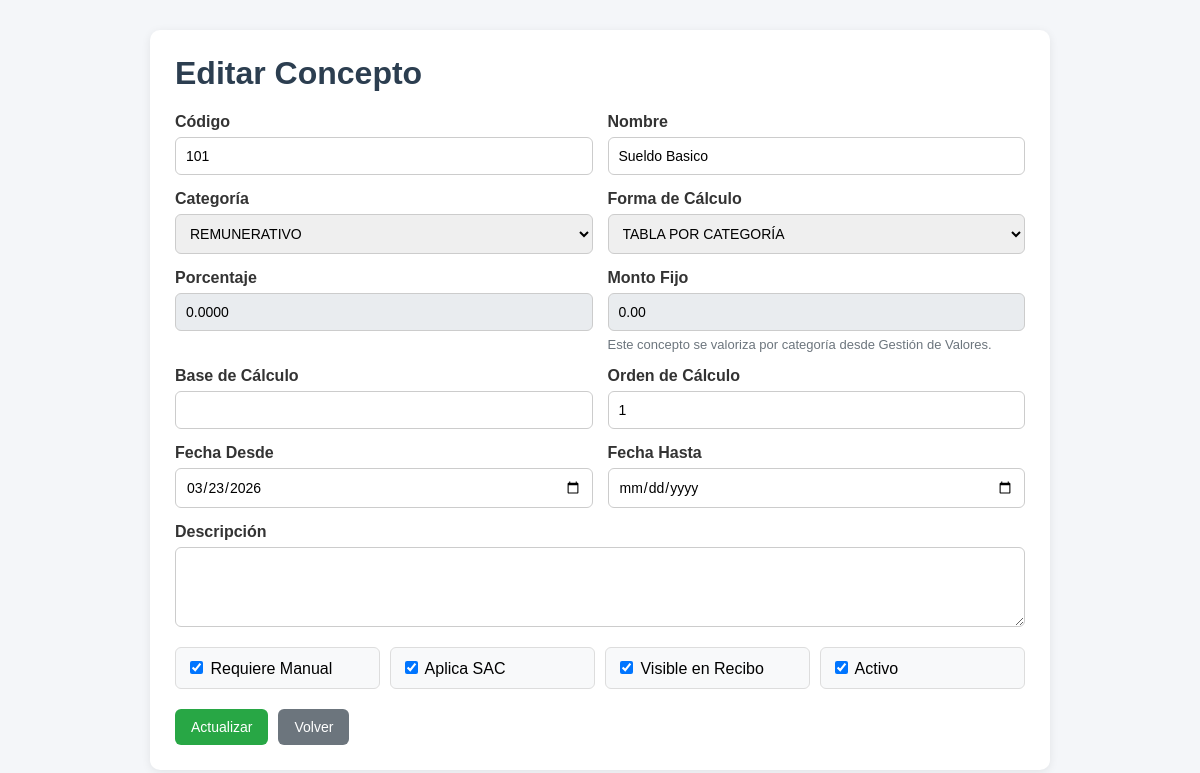
Screenshot of /concepto_editar.php?id=1 (signed in) with the database file from the repository.
### tables this page shows
CREATE TABLE `concepto` (
  `id` int NOT NULL AUTO_INCREMENT,
  `codigo` int NOT NULL,
  `nombre` varchar(150) NOT NULL,
  `categoria` enum('REMUNERATIVO','NO_REMUNERATIVO','ASIGNACION_FAMILIAR','DESCUENTO','APORTE_PATRONAL') NOT NULL,
  `forma_calculo` enum('FIJO','TABLA_CATEGORIA','PORCENTAJE','MANUAL','FORMULA') NOT NULL DEFAULT 'FIJO',
  `porcentaje` decimal(10,4) DEFAULT '0.0000',
  `monto_fijo` decimal(12,2) DEFAULT '0.00',
  `requiere_manual` tinyint(1) DEFAULT '0',
  `base_calculo` varchar(50) DEFAULT NULL,
  `orden_calculo` int NOT NULL DEFAULT '0',
  `aplica_sac` tinyint(1) NOT NULL DEFAULT '0',
  `visible_recibo` tinyint(1) NOT NULL DEFAULT '1',
  `activo` tinyint(1) NOT NULL DEFAULT '1',
  `descripcion` text,
  `fecha_desde` date DEFAULT NULL,
  `fecha_hasta` date DEFAULT NULL,
  `created_at` timestamp NULL DEFAULT CURRENT_TIMESTAMP,
  `updated_at` timestamp NULL DEFAULT CURRENT_TIMESTAMP ON UPDATE CURRENT_TIMESTAMP,
  PRIMARY KEY (`id`),
  UNIQUE KEY `codigo` (`codigo`)
);

### concepto_editar.php (the view, shortened to what this page needs)
<?php
require_once("conexion.php");
$id = isset($_GET['id']) ? (int)$_GET['id'] : 0;
$stmt = $conexion->prepare("SELECT * FROM concepto WHERE id = ?");
$stmt->bind_param("i", $id);
$stmt->execute();
$resultado = $stmt->get_result();
$concepto = $resultado->fetch_assoc();
?>
<!DOCTYPE html>
<html lang="es">
<head>
</head>
<body>
<div class="contenedor">
    <h1>Editar Concepto</h1>
    <form action="concepto_actualizar.php" method="POST">
        <div class="fila">
            <div class="campo">
                <label for="codigo">Código</label>
                <input type="number" name="codigo" id="codigo" required value="<?php echo htmlspecialchars($concepto['codigo']); ?>">
            </div>
            <div class="campo">
                <label for="nombre">Nombre</label>
                <input type="text" name="nombre" id="nombre" maxlength="150" required value="<?php echo htmlspecialchars($concepto['nombre']); ?>">
            </div>
        </div>
        <div class="fila">
            <div class="campo">
                <label for="categoria">Categoría</label>
                <select name="categoria" id="categoria" required>
                    <option value="REMUNERATIVO" <?php if ($concepto['categoria'] === 'REMUNERATIVO') echo 'selected'; ?>>REMUNERATIVO</option>
                </select>
            </div>
            <div class="campo">
                <label for="forma_calculo">Forma de Cálculo</label>
                <select name="forma_calculo" id="forma_calculo" onchange="actualizarCampos()" required>
                    <option value="TABLA_CATEGORIA" <?php if ($concepto['forma_calculo'] === 'TABLA_CATEGORIA') echo 'selected'; ?>>TABLA POR CATEGORÍA</option>
                </select>
            </div>
        </div>
        <div class="fila">
            <div class="campo">
                <label for="porcentaje">Porcentaje</label>
                <input type="number" step="0.0001" name="porcentaje" id="porcentaje" value="<?php echo htmlspecialchars($concepto['porcentaje']); ?>">
            </div>
            <div class="campo">
                <label for="monto_fijo">Monto Fijo</label>
                <input type="number" step="0.01" name="monto_fijo" id="monto_fijo" value="<?php echo htmlspecialchars($concepto['monto_fijo']); ?>">
                <div id="ayuda_valores" class="ayuda" style="display:none;">
                    Este concepto se valoriza por categoría desde Gestión de Valores.
                </div>
            </div>
        </div>
        <div class="fila">
            <div class="campo">
                <label for="base_calculo">Base de Cálculo</label>
                <input type="text" name="base_calculo" id="base_calculo" maxlength="50" value="<?php echo htmlspecialchars($concepto['base_calculo'] ?? ''); ?>">
            </div>
            <div class="campo">
                <label for="orden_calculo">Orden de Cálculo</label>
                <input type="number" name="orden_calculo" id="orden_calculo" min="0" value="<?php echo htmlspecialchars($concepto['orden_calculo']); ?>">
            </div>
        </div>
        <div class="fila">
            <div class="campo">
                <label for="fecha_desde">Fecha Desde</label>
                <input type="date" name="fecha_desde" id="fecha_desde" value="<?php echo htmlspecialchars($concepto['fecha_desde'] ?? ''); ?>">
            </div>
            <div class="campo">
                <label for="fecha_hasta">Fecha Hasta</label>
                <input type="date" name="fecha_hasta" id="fecha_hasta" value="<?php echo htmlspecialchars($concepto['fecha_hasta'] ?? ''); ?>">
            </div>
        </div>
        <div class="fila-completa">
            <div class="campo">
                <label for="descripcion">Descripción</label>
                <textarea name="descripcion" id="descripcion"><?php echo htmlspecialchars($concepto['descripcion'] ?? ''); ?></textarea>
            </div>
        </div>
        <div class="checks">
            <div class="check-item">
                <label>
                    <input type="checkbox" name="requiere_manual" value="1" <?php if ((int)$concepto['requiere_manual'] === 1) echo 'checked'; ?>>
                    Requiere Manual
                </label>
            </div>
            <div class="check-item">
                <label>
                    <input type="checkbox" name="aplica_sac" value="1" <?php if ((int)$concepto['aplica_sac'] === 1) echo 'checked'; ?>>
                    Aplica SAC
                </label>
            </div>
            <div class="check-item">
                <label>
                    <input type="checkbox" name="visible_recibo" value="1" <?php if ((int)$concepto['visible_recibo'] === 1) echo 'checked'; ?>>
                    Visible en Recibo
                </label>
            </div>
            <div class="check-item">
                <label>
                    <input type="checkbox" name="activo" value="1" <?php if ((int)$concepto['activo'] === 1) echo 'checked'; ?>>
                    Activo
                </label>
            </div>
        </div>
        <div class="acciones">
            <button type="submit" class="btn btn-guardar">Actualizar</button>
            <a href="conceptos.php" class="btn btn-volver">Volver</a>
        </div>
    </form>
</div>
</body>
</html>

### concepto_editar.php (style rules this page uses)
* { box-sizing: border-box; font-family: Arial, sans-serif; }
body { margin: 0; background: #f4f6f9; }
.contenedor { width: 95%; max-width: 900px; margin: 30px auto; background: #fff; padding: 25px; border-radius: 10px; box-shadow: 0 2px 10px rgba(0,0,0,0.08); }
h1 { margin-top: 0; color: #2c3e50; }
.fila { display: grid; grid-template-columns: 1fr 1fr; gap: 15px; margin-bottom: 15px; }
.campo { display: flex; flex-direction: column; }
.campo label { margin-bottom: 6px; font-weight: bold; color: #333; }
.campo input, .campo select, .campo textarea { padding: 10px; border: 1px solid #ccc; border-radius: 6px; font-size: 14px; }
.campo textarea { resize: vertical; min-height: 80px; }
.fila-completa { margin-bottom: 15px; }
.checks { display: grid; grid-template-columns: repeat(4, 1fr); gap: 10px; margin: 20px 0; }
.check-item { background: #f8f9fa; border: 1px solid #ddd; border-radius: 6px; padding: 10px; }
.acciones { display: flex; gap: 10px; flex-wrap: wrap; margin-top: 20px; }
.btn { display: inline-block; padding: 10px 16px; text-decoration: none; border-radius: 6px; color: white; border: none; cursor: pointer; font-size: 14px; }
.btn-guardar { background: #28a745; }
.btn-volver { background: #6c757d; }
.ayuda { margin-top: 6px; font-size: 13px; color: #6c757d; }

### rows the page displays
concepto: codigo "101", nombre "Sueldo Basico", categoria "REMUNERATIVO", forma_calculo "TABLA POR CATEGORÍA", porcentaje "0.0000", monto_fijo "0.00", orden_calculo "1", fecha_desde "03/23/2026", requiere_manual "☑", aplica_sac "☑", visible_recibo "☑", activo "☑"
